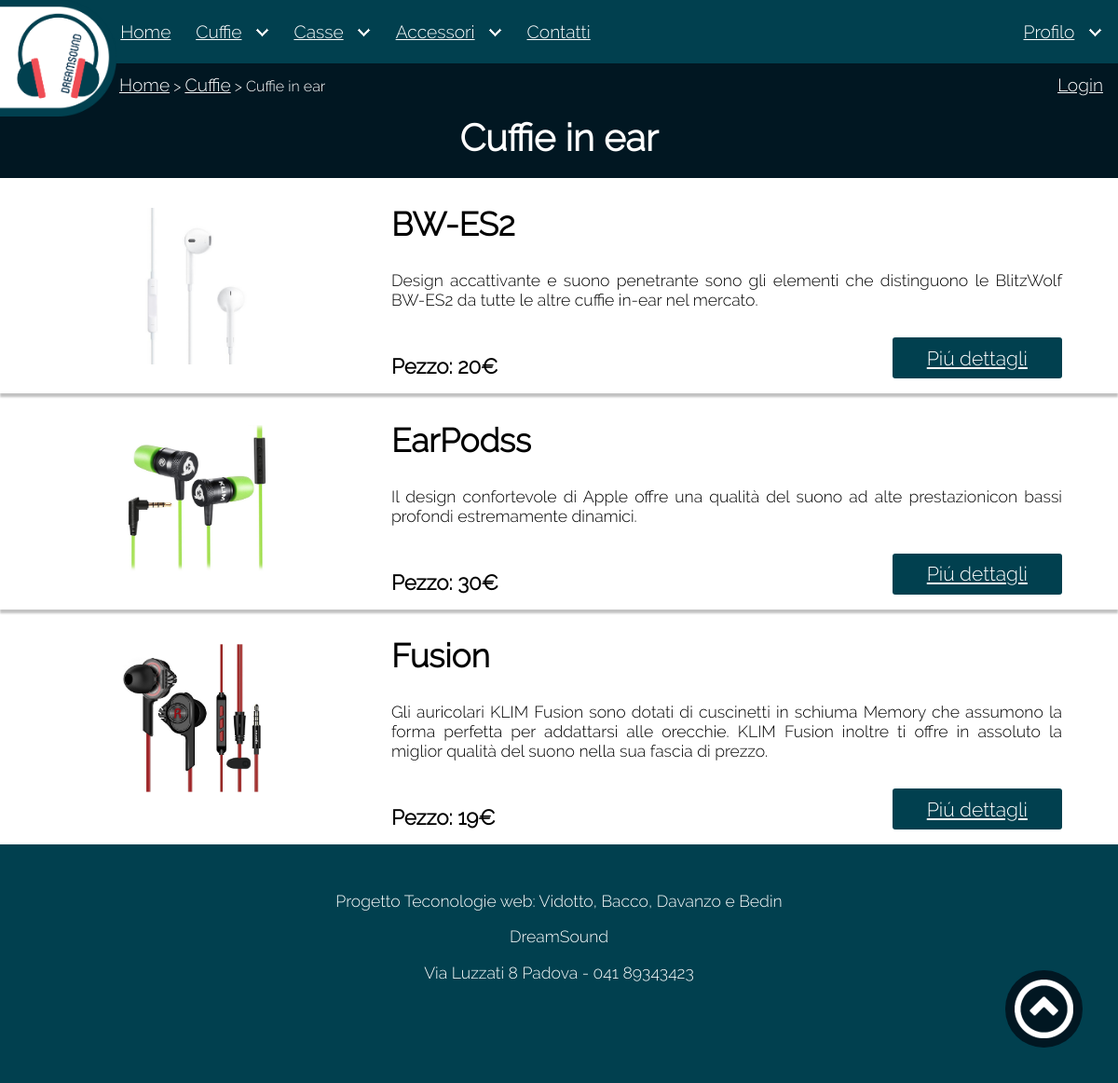
Screenshot of /cuffieInEar.php?ntab=Cuffie with the database file from the repository.
### tables this page shows
CREATE TABLE Cuffie
(
Id_p int,
Categoria char(20) NOT NULL,
Prezzo double NOT NULL,
Marca char(20) NOT NULL,
Modello char(20) NOT NULL,
Url_immagine char(50) NOT NULL,
Descrizione varchar(255) NOT NULL,
Visibile boolean DEFAULT '1',
FOREIGN KEY (Id_p) REFERENCES Id_prodotti(Id_prodotto)
ON DELETE CASCADE
ON UPDATE NO ACTION
);

### cuffieInEar.php (called while the page is built)
<?php
    require_once('php/functions.php');
    BuildPage("Cuffie in ear",null);
?>

### php/buildDropdownPages.php (the view, shortened to what this page needs)
<?php
function insertProductList($titleTable,$category){
    require "./database/connessione.php";
    $result = $conn->query("SELECT * FROM `{$titleTable}` WHERE categoria='$category' AND Visibile='1'");
    $htmlProduct='
    <div class="titlePage">
        <h1>'.$category.'</h1>
    </div>
    <div id="productsListContainer">';
    $cont=0;
    foreach($result as $listProduct){
        $cont=$cont+1;
        $htmlProduct=$htmlProduct.'
        <div class="productsContainer">
            <div class="imgsContainer">
                <img class="productsImg" src="./img/prodotti'.$listProduct["Url_immagine"].'" alt="'.$listProduct["Modello"].'" >
            </div>
            <div class="descriptionsContainer">
                <h2>'.$listProduct['Modello'].'</h2>
                <p>'.$listProduct['Descrizione'].'</p>
                <div class="details">
                    <div class="productsPrice">
                        <h4>Pezzo: '.$listProduct['Prezzo'].'€</h4>
                    </div>
                    <a class="button" href="./singoloProdotto.php?idProdotto='.$listProduct['Id_p'].'&titleTable='.$titleTable.'&categoria='.$category.'" title="'.$listProduct['Modello'].'" tabindex="'.$cont.'">
                        <p>Piú dettagli</p>
                    </a>
                </div>
            </div>
        </div>';
    }
    $htmlProduct=$htmlProduct.'</div>';
    return $htmlProduct;
}
?>

### php/buildHeader.php
<?php
class menuElement{
    var $name;
    var $url;
    var $buttonType;
    var $otherClass;
    function __construct($name,$url,$buttonType,$otherClass){
        $this->name=$name;
        $this->url=$url;
        $this->buttonType=$buttonType;
        $this->otherClass=$otherClass;
    }
    function getName(){
        return $this->name;
    }
    function getUrl(){
        return $this->url;
    }
    function getType(){
        return $this->buttonType;
    }
    function getClasse(){
        return $this->otherClass;
    }
}
function createNavArray(){
    $menuPages=array(
        new menuElement('Home',                 'index',            '',                 ''),
        new menuElement('Cuffie',               'cuffie',           'dropDown',         ''),
        new menuElement('Cuffie in ear',        'cuffieInEar',      'dropdown-content', ''),
        new menuElement('Cuffie on ear',        'cuffieOnEar',      'dropdown-content', ''),
        new menuElement('Cuffie wireless',      'cuffieWireless',   'dropdown-content', ''),
        new menuElement('Casse',                'casse',            'dropDown',         ''),
        new menuElement('Casse Altoparlanti',   'casseAltoparlanti','dropdown-content', ''),
        new menuElement('Casse Bluetooth',      'casseBluetooth',   'dropdown-content', ''),
        new menuElement('Accessori',            'accessori',        'dropDown',         ''),
        new menuElement('Accessori Cuffie',     'accessoriCuffie',  'dropdown-content', ''),
        new menuElement('Accessori Casse',      'accessoriCasse',   'dropdown-content', ''),
        new menuElement('Contatti',             'contatti',          '',                 ''),
        new menuElement('Profilo',              'profilo',          'dropDown',         ' menuDx'),
        new menuElement('Carrello',             'carrello',         'dropdown-content',  ''),
        new menuElement('Storico ordini',       'storicoOrdini',    'dropdown-content',  ''),
    );
    return $menuPages;
}
function internalPagesCount($i,$menuPages,$size){
    $numInternalPages=0;
    while($i<$size and $menuPages[$i]->getType()=="dropdown-content"){
        $numInternalPages +=1;
        $i++;
    }
    return $numInternalPages;
}
function prepareMenu($title,$menuPages){
    if($title=="Home"){
        $linkLogo='<a><img src=./img/icon/logo2.png class="logo" alt="Logo DreamSound"></a>';
    }else{
        $linkLogo='<a href="./index.php"><img src=./img/icon/logo2.png class="logo" alt="Logo DreamSound"></a>';
    }
    $menu='<div id="navbar-container" role="navigation">
                <input type="checkbox">
                    <span></span>
                    <span></span>
                    <span></span>
                    '.$linkLogo;
                $menu.='<img src=./img/icon/logomobile.png class="logoMobile" alt="Logo DreamSound">';
    $menu=$menu.'
                <ul class="mobile">';
    $size=count($menuPages);
    $i=0;
    while($i<$size){
        if($menuPages[$i]->getName()==$title){
            $menu=$menu.'
                    <li class="active '.$menuPages[$i]->getType().''.$menuPages[$i]->getClasse().'">
                        <a class="dropbtn">'.$menuPages[$i]->getName().'</a>';
        }
        else{
            $menu=$menu.'
                    <li class="notActive '.$menuPages[$i]->getType().''.$menuPages[$i]->getClasse().'">
                        <a href="'.$menuPages[$i]->getUrl().'.php">'.$menuPages[$i]->getName().'</a>';
        }
        if($menuPages[$i]->getType()=='dropDown'){
            $name=$menuPages[$i]->getName();
            $menu=$menu.'
                            <img class="arrow" src="./img/icon/arrowDown2.png" aria-hidden="true" alt="freccia dropdown">
                            <div class="dropdown-content">';
            $numInternalPages=internalPagesCount($i+1,$menuPages,$size);
            while($numInternalPages!=0){
                $i++;
                $menu=$menu.'
                                <a ';
                if($menuPages[$i]->getName()!=$title){
                    $menu=$menu.'href='.$menuPages[$i]->getUrl().'.php?ntab='.$name;
                }
                $menu=$menu.'>'.$menuPages[$i]->getName().'</a>';
                $numInternalPages--;
            }
            $menu=$menu.'
                            </div>';
        }
        $menu=$menu.'
                    </li>';
        $i++;
    }
    $menu=$menu.'
                </ul>';
    $menu=$menu.'
            </div>';
    return $menu;
}
?>

### php/functions.php (shortened to what this page needs)
<?php
 require_once("buildHeader.php");
 require_once("buildDropdownPages.php");
function isProductPage($title,$menuPages){
    $esci=FALSE;
    $size=count($menuPages);
    $scorri=0;
    while($scorri<$size and $esci==FALSE){
        if($title==$menuPages[$scorri]->getName() && $menuPages[$scorri]->getType()=='dropdown-content' && $title!="Carrello" && $title!="Storico ordini"){
            $esci=TRUE;
        }
        $scorri++;
    }
    return $esci;
}
function isCategoryPage($title,$menuPages){
    $esci=FALSE;
    return $esci;
}
function SelectFirstLevelPageFromSecond($subcategory){
    $firstLevel="";
    if($subcategory=="Cuffie in ear" || $subcategory=="Cuffie on ear" || $subcategory=="Cuffie wireless")
        $firstLevel="Cuffie";
    return $firstLevel;
}
function isSecondLevelPage($title,$menuPages){
    $esci=FALSE;
    $size=count($menuPages);
    $scorri=0;
    while($scorri<$size and $esci==FALSE){
        if($title==$menuPages[$scorri]->getName() && $menuPages[$scorri]->getType()=='dropdown-content'){
            $esci=TRUE;
        }
        $scorri++;
    }
    return $esci;
}
function breadcrumbHtml(){
    $bread='
    <div id="breadcrumb"> {BreadcrumbLink}';
    if(isset( $_SESSION["sessionUserId"])){
        $bread.='
        <div class="welcomeUser">
            <div class="showWelcome">
                <div class="nomeUtente">
                    <p>Benvenuto '.$_SESSION["sessionUserId"].',
                </p></div>
                <a href="./index.php?logout=1"> Logout</a>
            </div>
        </div>';
    }else{
        $bread.='
        <div class="welcomeUser">
            <div class="showWelcome">
            <a href="./login.php"> Login</a>
            </div>
        </div>';
    }
    $bread.='</div>';
    return $bread;
}
function breadcrumbLinkSubstitution($title,$isSecondLevelPage,$isCategoryPage,$menuPages){
    $substitution="";
    if($title=="Home" || $title=="404")
       $substitution.='Home';
    else if($isCategoryPage || $title=="Login" || $title=="Register" || $title=="Amministratore" || $title=="Contatti"){
        $substitution.='<a href="./index.php"> Home</a> > '.$title;
    }
    else if($isSecondLevelPage){
        $category=SelectFirstLevelPageFromSecond($title);
        $substitution.='<a href="./index.php">Home</a> > <a href="./'.$category.'.php"> '.$category.'</a> > '.$title;
    }
    return $substitution;
}
function BuildPage($title,$contentActualPage) {
    $page=file_get_contents('./content/structure.html');
    $page=str_replace('{title}',$title,$page);
    $menuPages=createNavArray();
    $header=PrepareMenu($title,$menuPages);
    $page=str_replace('{header}',$header,$page);
    $isProductPage=isProductPage($title,$menuPages);
    $isCategoryPage=isCategoryPage($title,$menuPages);
    if($isProductPage){
        if(isset($_REQUEST["ntab"])){
            $titleTable=$_REQUEST["ntab"];
        }
        $contentActualPage=insertProductList($titleTable,$title);
    }
    $page=str_replace('{content}',$contentActualPage,$page);
    if(isset($_SESSION["sessionAmm"]) and $_SESSION["sessionAmm"]=='1')
        $footer=file_get_contents('content/footerAmm.html');
    else
        $footer=file_get_contents('content/footer.html');
    $page=str_replace('{footer}',$footer,$page);
    $breadcrumb=breadcrumbHtml();
    $page=str_replace('{breadcrumb}',$breadcrumb,$page);
    $isSecondLevelPage=isSecondLevelPage($title,$menuPages);
    $substitution=breadcrumbLinkSubstitution($title,$isSecondLevelPage,$isCategoryPage,$menuPages);
    $page=str_replace('{BreadcrumbLink}',$substitution,$page);
    echo $page;
}
?>

### content/css/style.css (style rules this page uses)
html { overflow-x: hidden; }
body { width:100%; margin: 0; padding: 6.5em 0 0 0; overflow-x: hidden; min-height:100%; font-family: 'title'; }
h1 { font-family: 'title'; font-size: 2.5em; text-align: center; }
h2 { font-family: 'title'; font-size: 2.2em; font-weight: bold; }
h4 { font-family: 'title'; margin: 0; font-size: 1.4em; font-style: normal; }
p { font-family: 'title'; font-size: 1.1em; text-align: justify; }
a { font-size: 1.2em; color: white; }
a p { text-align: center; }
.titlePage h1 { margin: 0px auto; padding: 0.5em 0; text-align: center; background-color: #011722; color: white; }
.button { background-color: #01404f; border: none; color:white; width: 8.5em; margin: 0 auto; display: block; text-align: center; border-radius: 3px; padding: 0.5em 0.5em; cursor: pointer; font-family:'title'; }
#navbar-container { position: fixed; width:100%; height: 3.5em; top:0px; left:0px; z-index: 10; }
.logo { width: 6.5em; height: 6.5em; left: 0; position: absolute; }
header ul { list-style-type: none; margin: 0; padding: 0; overflow: hidden; background-color:#01404f; padding-left: 7em; padding-right: 0.5em; }
header li { float: left; }
header li a { display: inline-block; color: white; text-align: center; padding: 1.2em 0.5em 1.2em 0.9em; }
header li.dropDown { display: inline-block; }
.menuDx { float:right; }
.arrow { top: 1.7em; padding-right: 0.5em; }
#breadcrumb { height: 3em; width: 100%; top: 4.2em; background-color:#011722; color: white; line-height: 3em; padding-left: 8em; position: fixed; z-index: 9; overflow: hidden; }
#breadcrumb a, #breadcrumb { color: white; }
.welcomeUser { float: right; margin-right: 9em; }
#productsListContainer { margin:0; padding:0; }
#productsListContainer p { margin: 0; padding: 0; }
#productsListContainer .button { right: 0; bottom: 0; display: inline-block; position: absolute; }
.productsContainer { width: 100%; height: auto; overflow: hidden; box-shadow: 0px 4px 2px #8080807A; padding-bottom: 1em; }
.imgsContainer { width: 35%; display: inline-block; }
.productsImg { margin-top: 2em; max-height: 40%; max-width: 40%; margin-left: auto; margin-right: auto; display: block; }
.descriptionsContainer { width: 60%; height: auto; float: right; padding-right: 5%; }
.details { margin-top: 2em; width: 100%; display: inline-block; position: relative; }
.productsPrice { position: relative; display: inline-block; margin-top: 1em; }
#backToTop { display: block; position: fixed; bottom: 2em; right: 2em; z-index: 99; outline: none; background-color:#011722 ; color: white; cursor: pointer; padding: 0.5em; border-radius: 50%; }
.arrowUp { width: 100%; vertical-align: middle; }
#wrapper { width: 100%; background-color: #01404f; height: 15em; padding-top: 1em; }
footer { padding: 1em 0.5em; text-align: center; color: white; }
footer p { text-align: center; }

### content/css/style-mobile.css (style rules this page uses)
body { padding: 6em 0 0 0; }
h1 { font-size: 1.5em; }
h2 { font-size: 1.3em; }
h4 { font-size: 1em; }
p { font-size: 0.9em; }
a { font-size: 0.9em; }
.titlePage h1 { margin: 0px auto; padding: 0.5em 0; text-align: center; background-color: #011722; color: white; }
.button { font-size: 0.9em; }
#navbar-container { display: block; z-index: 10; user-select: none; background-color:#01404f; padding: 1em 0; height: auto; }
.logo { display: none; }
.mobile { position: absolute; top: 0; left: 0; padding-top: 1em; background: white; width: 100%; text-align: center; transform: translate(-100%, 0); }
.mobile li { font-size: 1.3em; padding: 0.5em 0; border-bottom: 1px solid gray; }
header li { float: none; width: 100%; }
header li a { display: inline; color: black; padding: 0.5em 0.2em; }
.menuDx { float: none; }
header ul { padding: 0; }
.arrow { display: none; }
#breadcrumb { top: 4.5em; font-size: 0.8em; padding-left: 1em; }
#productsListContainer p { font-size: 0.9em; }
#productsListContainer h2 { margin-top: 2em; }
#productsListContainer .button { position: relative; float: none; display: block; margin-top: 1em; width: 6em; }
.productsContainer { height: auto; overflow: hidden; }
.imgsContainer { width: 45%; }
.productsImg { margin: 0 auto; margin-top:3em; max-width: 70%; height: auto; }
.descriptionsContainer { width: 50%; height: auto; padding: 0 5% 2% 0; }
.details { margin: 0; }
#wrapper { height: auto; }
footer { padding: 1em 0em 1em 0em; }

### rows the page displays
cuffie: Url_immagine (picture), Modello "BW-ES2", Descrizione "Design accattivante e suono penetrante sono gli elementi che distinguono le BlitzWolf BW-ES2 da tutte le altre cuffie in-ear nel mercato.", Prezzo "20"
cuffie: Url_immagine (picture), Modello "EarPodss", Descrizione "Il design confortevole di Apple offre una qualità del suono ad alte prestazionicon bassi profondi estremamente dinamici.", Prezzo "30"
cuffie: Url_immagine (picture), Modello "Fusion", Descrizione "Gli auricolari KLIM Fusion sono dotati di cuscinetti in schiuma Memory che assumono la forma perfetta per addattarsi alle orecchie. KLIM Fusion inoltre ti offre in assoluto la miglior qualità del suono nella sua fascia di prezzo.", Prezzo "19"

### other values shown
$menuPages[$i]->getName() "Home Cuffie Casse Accessori Contatti Profilo"
$category "Cuffie"
$title "Cuffie in ear"
$category "Cuffie in ear"
$page "Progetto Teconologie web: Vidotto, Bacco, Davanzo e Bedin DreamSound Via Luzzati 8 Padova - 041 89343423"
